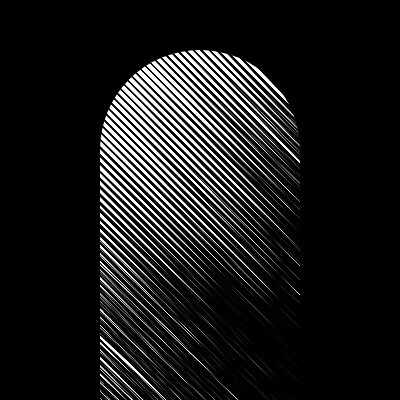
Frame 1 (no input)
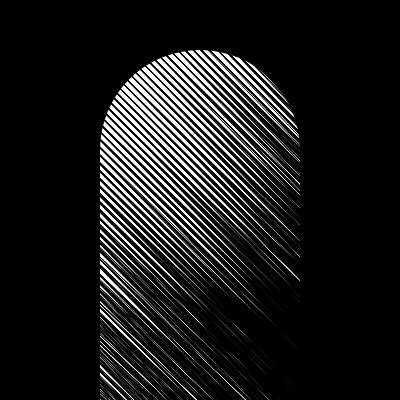
Frame 2 (the mouse pressed at the canvas centre, redrawn once)

The p5.js sketch that drew these frames (run headless with seeded random() and noise() and a simulated clock; the mouse was pressed at the canvas centre and the sketch redrawn once):

// p5.js sketch
// ── sketch.js
// VARIABLES
const canvasWidth = 400,
    canvasHeight = 400,
    size = 2,
    columns = canvasWidth / size,
    rows = canvasHeight / size

// PRELOAD
function preload() {}

// SETUP
function setup() {
    createCanvas(canvasWidth, canvasHeight)
    angleMode(DEGREES)
}
// DRAW
function draw() {
    background(0)
    // noLoop()

    fill(255)
    noStroke()
    rect(100, 50, 200, 355, 100, 100, 0, 0)
    noFill()
    stroke(0)
    strokeWeight(1)

    for (let x = 0; x < 50; x++) {
        for (let y = 0; y < 50; y++) {
            line(
                x * 8,
                y * 8,
                x * random(8, 7) + random(400, 400),
                y * random(8, 7) + random(400, 400)
            )
        }
    }
    noLoop()
}
